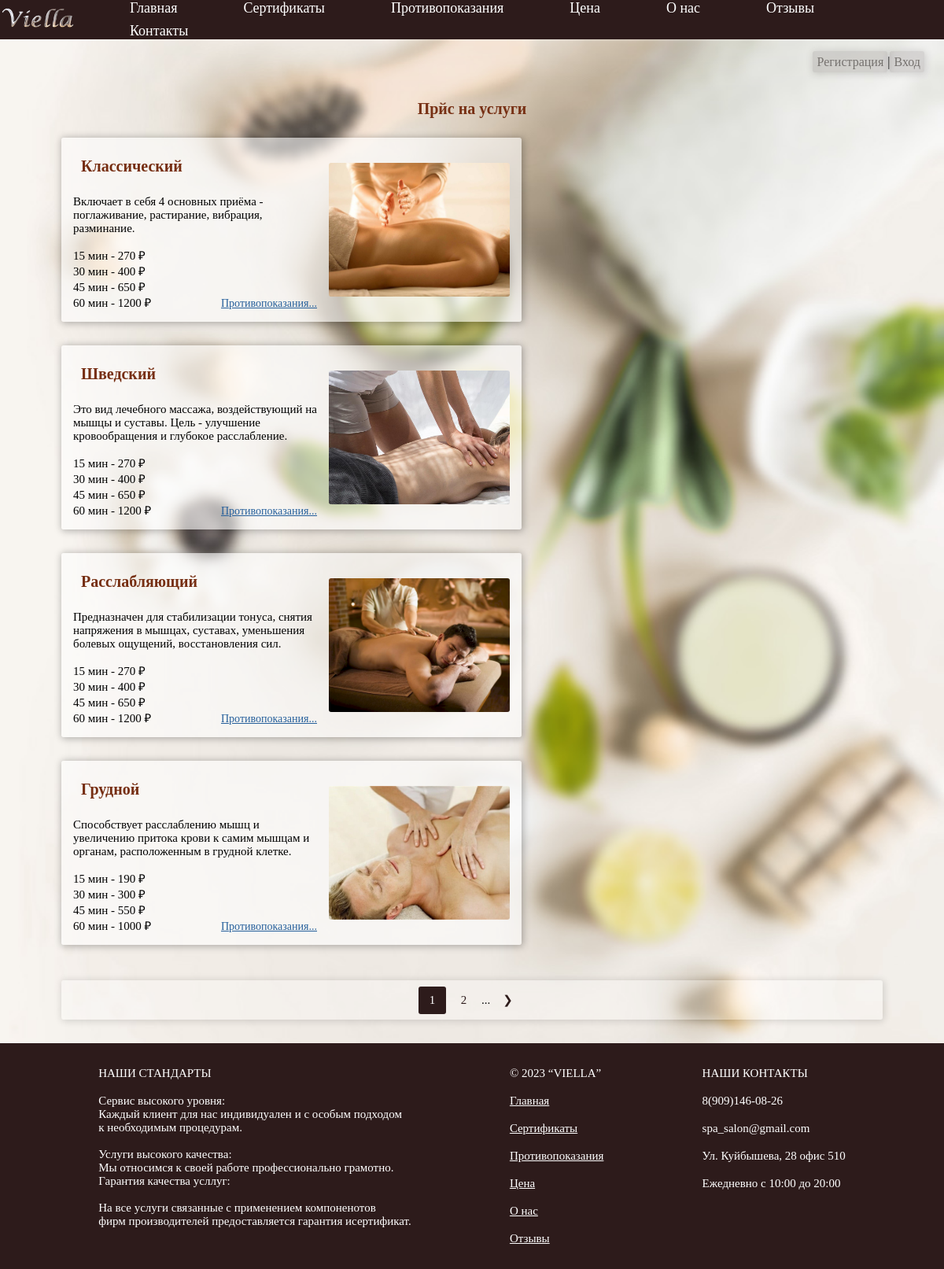
The page /main/price/1/ on the database its author committed.
### main/models.py (models this page shows, shortened)
class Massage(models.Model):
    name = models.CharField(max_length=32, verbose_name="Название массажа")
    description = models.TextField(verbose_name="Описание")
    fifteen_minutes = models.CharField(max_length=32, verbose_name='Цена за 15 минут')
    thirty_minutes = models.CharField(max_length=32, verbose_name='Цена за 30 минут')
    forty_five_minutes = models.CharField(max_length=32, verbose_name='Цена за 45 минут')
    sixty_minutes = models.CharField(max_length=32, verbose_name='Цена за 60 минут')
    image = models.ImageField(upload_to='%Y/%m/%d', verbose_name="Изображение")
    class Meta:
        ordering = ["id"]
        verbose_name = 'Массаж'
        verbose_name_plural = 'Массажи'

### main/views.py (the view)
# urls.py: path('price/<int:page_number>/', price_view, name='prices'),
def price_view(request, page_number = 1):
    massage = Massage.objects.all()
    paginator = Paginator(massage, 4)
    try:
        page_obj = paginator.page(page_number)
    except EmptyPage:
        if  page_number < 1:
            page_obj = paginator.page(1)
        else:
            page_obj = paginator.page(paginator.num_pages)
    context = {"massage_list": page_obj}
    return render(request, 'main/price.html', context)

### main/templates/main/price.html (shortened to what this page needs)
{%extends 'root.html'%}
{%block content%}
{%load static%}
<div class="body">
<p class="p_h" style="margin-top: 70px;">Прйс на услуги</p>
<div style="width: 87%;">
<ul style="    list-style-type: none;
                display: flex;
                width: 100%;
                flex-direction: row;
                flex-wrap: wrap;
                justify-content: space-between;">
    {%for massage in massage_list%}
    <div style="border-radius: 3px;
                background-color: #ffffff94;
                box-shadow: 1px 1px 10px 1px #00000047;
                margin: 15px 0px 15px 0px;
                padding: 15px;">
    <li>
        <div style="display: flex; align-items: center;">
        <div style="display: flex;
                    flex-direction: column;
                    width: 310px;">
        <p class="p_h">{{massage.name}}</p>
        <p style="margin-top: 15px;">{{massage.description}}</p>
        <div style="display: flex;
                    align-items: flex-end;
                    justify-content: space-between;
                    margin-top: 15px;">
            <div style="display: flex; flex-direction: column;">
        <p>15 мин - {{massage.fifteen_minutes}} ₽</p>
        <p>30 мин - {{massage.thirty_minutes}} ₽</p>
        <p>45 мин - {{massage.forty_five_minutes}} ₽</p>
        <p>60 мин - {{massage.sixty_minutes}} ₽</p>
            </div>
        <div style="display: flex;">
        <a style="color: #255f9b;" href="{% url 'stop' %}">Противопоказания...</a>
        </div>
        </div>
        </div>
        <img style="height: 170px;
                    margin-left: 15px;
                    border-radius: 3px;
                    width: 230px;
                    object-fit: cover;"
                src = "{{massage.image.url}}">
    </li>
    </div>
    {%endfor%}
    <div class="page_box">
        <div class="page_style">
            <p class="page active">{{ massage_list.number }}</p>
        </div>
        {% if massage_list.has_next %}
            <a class="a_pag" href="{% url 'main:prices' massage_list.next_page_number %}"><p class="page">{{massage_list.next_page_number}}</p></a>
            <p>...</p>
            <a class="a_pag" href="{% url 'main:prices' massage_list.next_page_number %}"><p class="page">❯</p></a>
        {% endif %}
    </div>
</ul>
</div>
</div>
{%endblock%}

### static/css/style.css (style rules this page uses)
* { margin: 0px; padding: 0px; }
body { display: flex; flex-wrap: nowrap; flex-direction: column; align-items: center; }
a { font-family: Century Gothic; font-size: 14px; }
p { font-family: Century Gothic; font-size: 15px; }
.page { width: 35px; height: 35px; border-radius: 3px; display: flex; align-items: center; justify-content: center; }
.a_pag { text-decoration: none; padding: 5px; width: 35px; height: 35px; }
.page_box { display: flex; align-items: center; height: 50px; background-color: #ffffff47; box-shadow: 1px 1px 10px 1px #00000024; border-radius: 3px; padding: 0px 10px 0px 10px; margin-top: 30px; margin-bottom: 30px; justify-content: center; width: 100%; }
.active { color: rgb(255, 255, 255); font-family: Century Gothic; }
.page_box a { color: #2d1b1b; }
.page_style { width: 35px; height: 35px; border-radius: 3px; background-color: #2d1b1b; display: flex; align-items: center; justify-content: center; }
.p_h { font-size: 20px; color: #762e12; padding: 10px; font-weight: bold; }

### rows shown on the page
Massage: name "Классический", description "Включает в себя 4 основных приёма - поглаживание, растирание, вибрация, разминание.", fifteen_minutes "270", thirty_minutes "400", forty_five_minutes "650", sixty_minutes "1200", image (picture)
Massage: name "Шведский", description "Это вид лечебного массажа, воздействующий на мышцы и суставы. Цель - улучшение кровообращения и глубокое расслабление.", fifteen_minutes "270", thirty_minutes "400", forty_five_minutes "650", sixty_minutes "1200", image (picture)
Massage: name "Расслабляющий", description "Предназначен для стабилизации тонуса, снятия напряжения в мышцах, суставах, уменьшения болевых ощущений, восстановления сил.", fifteen_minutes "270", thirty_minutes "400", forty_five_minutes "650", sixty_minutes "1200", image (picture)
Massage: name "Грудной", description "Способствует расслаблению мышц и увеличению притока крови к самим мышцам и органам, расположенным в грудной клетке.", fifteen_minutes "190", thirty_minutes "300", forty_five_minutes "550", sixty_minutes "1000", image (picture)

### other values the page prints
{{ massage_list.number }} "1"
{{ massage_list.next_page_number }} "2"
